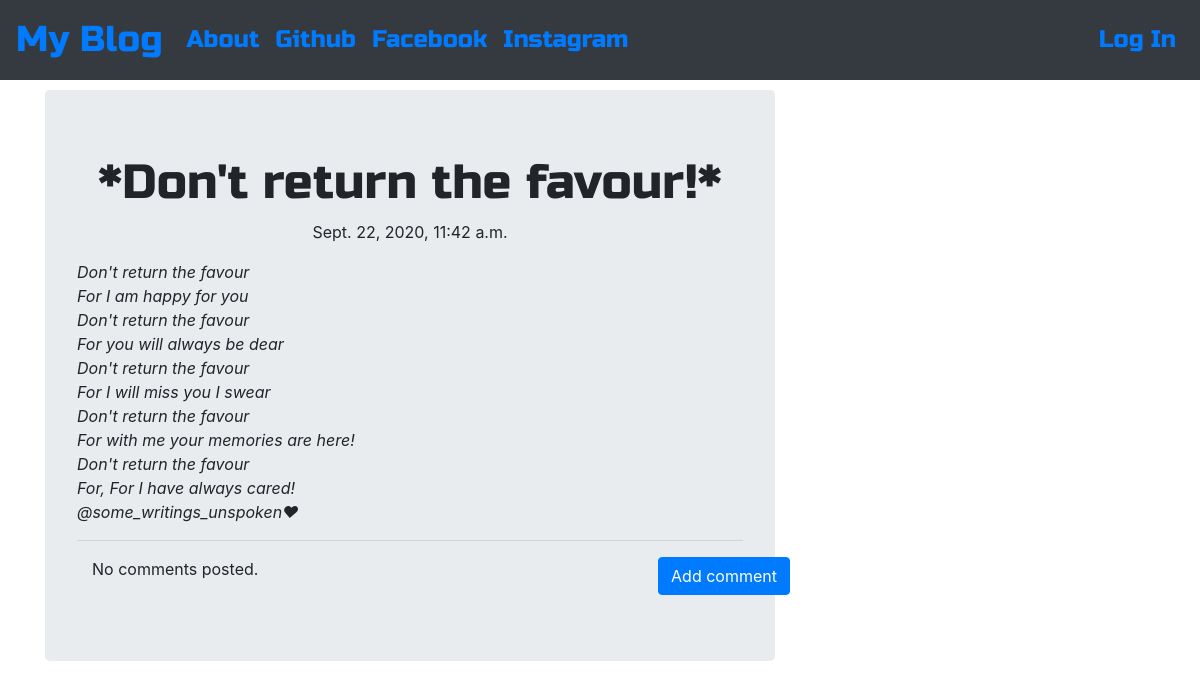
Screenshot of /post/8 with the database file from the repository.
### blog/models.py (models this page shows, shortened)
class Post(models.Model):
    author = models.ForeignKey('auth.User',on_delete=models.CASCADE)
    title = models.CharField(max_length=200)
    text = models.TextField()
    created_date = models.DateTimeField(default=timezone.now)
    published_date = models.DateTimeField(blank=True, null=True)

### blog/views.py (the view)
# urls.py: path('post/<int:pk>', views.PostDetailView.as_view(), name='post_detail'),
class PostDetailView(DetailView):
    model = Post

### blog/templates/blog/post_detail.html (shortened to what this page needs)
{% extends 'blog/base.html' %}
{% block content %}
        <h1 class='posttitle loader'>{{ post.title }}</h1>
        {% if post.published_date %}
            <div class="date postdate">
                {{ post.published_date }}
            </div>
        {% else %}
            <a class="btn btn-outline-dark" href="{% url 'post_publish' pk=post.pk %}">Publish</a>
        {% endif %}
      <p class='postcontent' >{{ post.text|safe|linebreaksbr }}</p>
  <hr>
  <a class="btn btn-primary btn-comment" href="{% url 'add_comment_to_post' pk=post.pk %}">Add comment</a>
  <div class="container">
  {% for comment in post.comments.all %}
  <br>
      {% if user.is_authenticated or comment.approved_comment %}
              {{ comment.created_date }}
              {% if not comment.approved_comment %}
                  <a class="btn btn-primary" href="{% url 'comment_remove' pk=comment.pk %}"><span class="fa fa-remove"></span></a>
                  <a class="btn btn-primary" href="{% url 'comment_approve' pk=comment.pk %}"><span class="fa fa-check"></span></a>
              {% endif %}
          <p>{{ comment.text|safe|linebreaks }}</p>
          <p>Posted by: <strong>{{ comment.author }}</strong></p>
      {% endif %}
  {% empty %}
      <p>No comments posted.</p>
  {% endfor %}
</div>
{% endblock %}

### blog/static/css/blog.css (style rules this page uses)
.postdate { text-align: center; }
.posttitle { font-family: 'Russo One', sans-serif; font-size: 3em; text-align: center; }
.postcontent { font-family: 'Montserrat'; font-size: 1.5em; }
.btn-comment { position: absolute; right: 0px; }
.loader { filter:hue-rotate(0deg); color: linear-gradient(45deg,#0f8,#08f); animation:hue 5000ms infinite linear; }

### rows the page displays
Post: title "*Don't return the favour!*", published_date "Sept. 22, 2020, 11:42 a.m.", text "Don't return the favour For I am happy for you Don't return the favour For you will always be dear Don't return the favour For I will miss you I swear Don't return the favour For with me your memories are here! Don't return the favour For, For I have always cared! @some_writings_unspoken❤"
